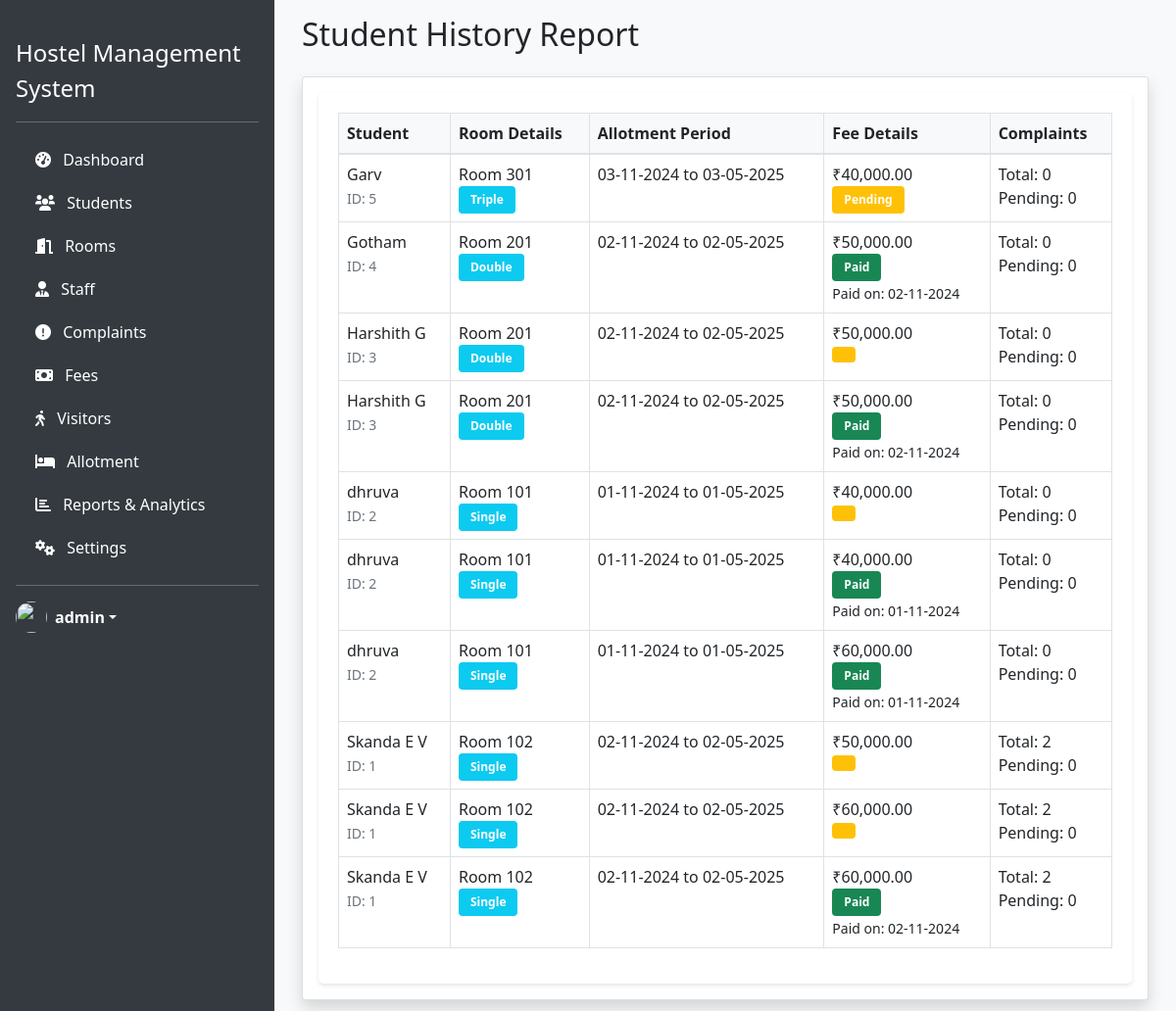
Page /admin/reports/student_history.php (signed in) on the committed database.
### tables this page shows
CREATE TABLE `student` (
  `student_id` int(11) NOT NULL,
  `first_name` varchar(50) NOT NULL,
  `middle_name` varchar(50) DEFAULT NULL,
  `last_name` varchar(50) DEFAULT NULL,
  `date_of_birth` date NOT NULL,
  `age` int(11) DEFAULT NULL,
  `phone_no` varchar(15) NOT NULL,
  `address` varchar(255) NOT NULL,
  `city` varchar(50) NOT NULL,
  `state` varchar(50) NOT NULL,
  `postal_code` varchar(10) NOT NULL,
  `created_at` timestamp NULL DEFAULT current_timestamp()
);

CREATE TABLE `room` (
  `room_no` varchar(10) NOT NULL,
  `room_type` enum('Single','Double','Triple') NOT NULL,
  `capacity` int(11) NOT NULL,
  `occupancy` int(11) DEFAULT 0,
  `status` enum('Available','Full','Maintenance') DEFAULT 'Available',
  `created_at` timestamp NULL DEFAULT current_timestamp(),
  `fees` decimal(10,2) DEFAULT 0.00
);

### admin/reports/student_history.php (the view, shortened to what this page needs)
<?php
require_once '../../includes/config.php';
$query = "
    SELECT
        s.student_id,
        s.first_name,
        s.last_name,
        r.room_no,
        r.room_type,
        a.allotment_date,
        a.end_date,
        f.amount as fee_amount,
        f.status as fee_status,
        f.paid_on,
        COUNT(DISTINCT c.complaint_id) as total_complaints,
        SUM(CASE WHEN c.status = 'Pending' THEN 1 ELSE 0 END) as pending_complaints
    FROM student s
    LEFT JOIN allotment a ON s.student_id = a.student_id
    LEFT JOIN room r ON a.room_no = r.room_no
    LEFT JOIN fee f ON s.student_id = f.student_id
    LEFT JOIN complaint c ON s.student_id = c.student_id
    GROUP BY s.student_id, s.first_name, s.last_name, r.room_no, r.room_type,
             a.allotment_date, a.end_date, f.amount, f.status, f.paid_on
    ORDER BY s.student_id DESC";
$students = $pdo->query($query)->fetchAll();
include '../../includes/admin_header.php';
?>
<div class="container-fluid">
    <h2 class="mb-4">Student History Report</h2>
    <div class="card shadow">
        <div class="card-body">
            <div class="table-responsive">
                <table class="table table-bordered" id="studentHistoryTable">
                    <thead>
                        <tr>
                            <th>Student</th>
                            <th>Room Details</th>
                            <th>Allotment Period</th>
                            <th>Fee Details</th>
                            <th>Complaints</th>
                        </tr>
                    </thead>
                    <tbody>
                        <?php foreach($students as $student): ?>
                        <tr>
                            <td>
                                <?= htmlspecialchars($student['first_name'] . ' ' . $student['last_name']) ?>
                                <br>
                                <small class="text-muted">ID: <?= $student['student_id'] ?></small>
                            </td>
                            <td>
                                <?php if ($student['room_no']): ?>
                                    Room <?= htmlspecialchars($student['room_no']) ?>
                                    <br>
                                    <span class="badge bg-info"><?= $student['room_type'] ?></span>
                                <?php else: ?>
                                    No room assigned
                                <?php endif; ?>
                            </td>
                            <td>
                                <?php if ($student['allotment_date']): ?>
                                    <?= date('d-m-Y', strtotime($student['allotment_date'])) ?>
                                    to
                                    <?= date('d-m-Y', strtotime($student['end_date'])) ?>
                                <?php else: ?>
                                    No allotment
                                <?php endif; ?>
                            </td>
                            <td>
                                <?php if ($student['fee_amount']): ?>
                                    ₹<?= number_format($student['fee_amount'], 2) ?>
                                    <br>
                                    <span class="badge bg-<?= $student['fee_status'] == 'Paid' ? 'success' : 'warning' ?>">
                                        <?= $student['fee_status'] ?>
                                    </span>
                                    <?php if ($student['paid_on']): ?>
                                        <br>
                                        <small>Paid on: <?= date('d-m-Y', strtotime($student['paid_on'])) ?></small>
                                    <?php endif; ?>
                                <?php else: ?>
                                    No fee records
                                <?php endif; ?>
                            </td>
                            <td>
                                Total: <?= $student['total_complaints'] ?>
                                <br>
                                Pending: <?= $student['pending_complaints'] ?>
                            </td>
                        </tr>
                        <?php endforeach; ?>
                    </tbody>
                </table>
            </div>
        </div>
    </div>
</div>
<?php include '../../includes/admin_footer.php'; ?>

### assets/css/style.css (style rules this page uses)
body { background-color: #f8f9fa; font-family: "Segoe UI", Tahoma, Geneva, Verdana, sans-serif; }
.table-responsive { background: white; padding: 20px; border-radius: 5px; box-shadow: 0 2px 4px rgba(0, 0, 0, 0.1); }
.table th { background-color: #f8f9fa; border-bottom: 2px solid #dee2e6; }
.badge { padding: 8px 12px; border-radius: 4px; }

### rows in the picture
student: first_name+last_name "Garv", student_id "5", room.room_no "301", room.room_type "Triple", allotment_date "03-11-2024", end_date "03-05-2025", fee_amount "40,000.00", fee_status "Pending", total_complaints "0", pending_complaints "0"
student: first_name+last_name "Gotham", student_id "4", room.room_no "201", room.room_type "Double", allotment_date "02-11-2024", end_date "02-05-2025", fee_amount "50,000.00", fee_status "Paid", paid_on "02-11-2024", total_complaints "0", pending_complaints "0"
student: first_name+last_name "Harshith G", student_id "3", room.room_no "201", room.room_type "Double", allotment_date "02-11-2024", end_date "02-05-2025", fee_amount "50,000.00", total_complaints "0", pending_complaints "0", fee_status "Paid", paid_on "02-11-2024"
student: first_name+last_name "dhruva", student_id "2", room.room_no "101", room.room_type "Single", allotment_date "01-11-2024", end_date "01-05-2025", fee_amount "40,000.00", total_complaints "0", pending_complaints "0", fee_status "Paid", paid_on "01-11-2024", fee_amount "60,000.00"
student: first_name+last_name "Skanda E V", student_id "1", room.room_no "102", room.room_type "Single", allotment_date "02-11-2024", end_date "02-05-2025", fee_amount "50,000.00", total_complaints "2", pending_complaints "0", fee_amount "60,000.00", fee_status "Paid", paid_on "02-11-2024"

### other values in the picture
SITE_NAME "Hostel Management System"
$_SESSION['name'] "admin"
